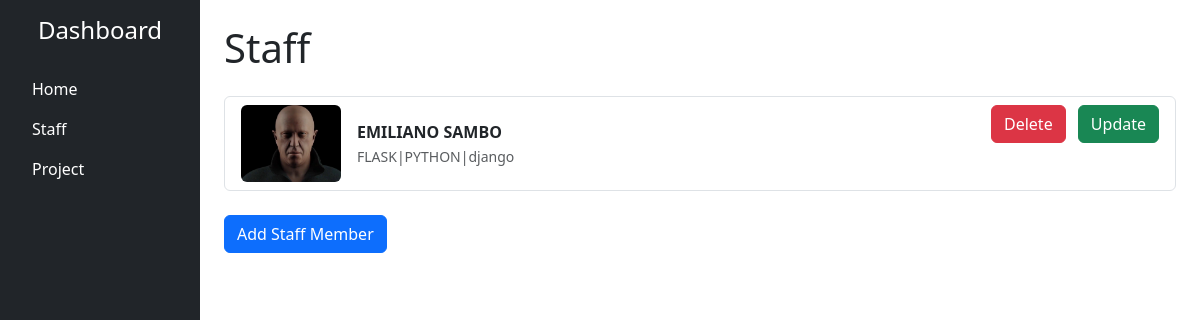
Screenshot of /staff with the database file from the repository.
### models.py (models this page shows)
class Staff(db.Model):  # Fixed typo: Changed db.model to db.Model
    __tablename__ = 'staff'
    id = db.Column(db.Integer, primary_key=True)
    first_name = db.Column(db.String(200), nullable=False)
    last_name = db.Column(db.String(200), nullable=False)
    profile_photo = db.Column(db.String(200), nullable=True)
    staff_skill = db.Column(db.String(200), nullable=True)

### app.py (the view, shortened to what this page needs)
@app.route('/staff', methods=['GET','POST'])
def staff():
    all_staff = Staff.query.all()
    return render_template('staff.html', staff=all_staff)

### templates/staff.html (shortened to what this page needs)
{% extends 'base.html' %}
{% block body %}
<h1 class="mb-4">Staff</h1>
<ul class="list-group">
    {% for member in staff|reverse %}
    <li class="list-group-item d-flex justify-content-between align-items-start">
        <div class="d-flex align-items-center">
            {% if member.profile_photo %}
            <img src="{{url_for ('static', filename=member.profile_photo.split('static/')[1]) }}" alt="Profile Photo" width="100" class="me-3 rounded">
            {% endif %}
            <div>
                <strong>{{ member.first_name }} {{ member.last_name }}</strong><br>
                <small class="text-muted">{{ member.staff_skill }}</small>
            </div>
        </div>
        <div>
            <button type="button" class="btn btn-danger me-2" data-bs-toggle="modal" data-bs-target="#deleteModal{{ member.id }}">
                Delete
            </button>
            <button type="button" class="btn btn-success" data-bs-toggle="modal" data-bs-target="#updateModal{{ member.id }}">
                Update
            </button>
        </div>
    </li>
    {% endfor %}
</ul>
<button type="button" class="btn btn-primary mt-4" data-bs-toggle="modal" data-bs-target="#addStaffModal">
    Add Staff Member
</button>
{% endblock %}

### rows the page displays
Staff: profile_photo (picture), first_name "EMILIANO", last_name "SAMBO", staff_skill "FLASK|PYTHON|django"
